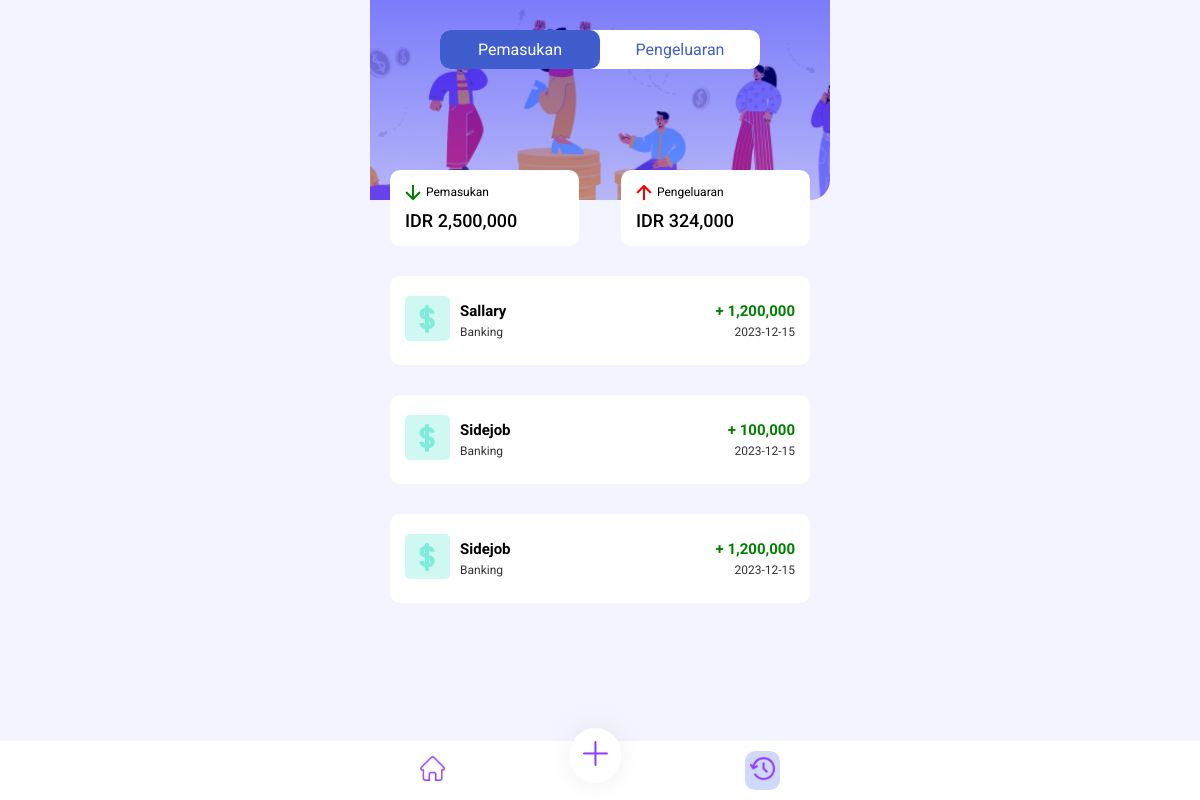
Screenshot of /riwayat_pemasukan.php with the database file from the repository.
### tables this page shows
CREATE TABLE `tb_pemasukan` (
  `id_pemasukan` int(4) NOT NULL,
  `sumber` varchar(50) NOT NULL,
  `id_dana` int(4) NOT NULL,
  `penghasilan` int(11) NOT NULL,
  `tanggal` date NOT NULL
);

CREATE TABLE `tb_dana` (
  `id_dana` int(4) NOT NULL,
  `id_user` int(4) NOT NULL,
  `category` varchar(100) NOT NULL,
  `vendor` varchar(100) NOT NULL,
  `saldo` int(11) NOT NULL
);

### riwayat_pemasukan.php (the view, shortened to what this page needs)
<!DOCTYPE html>
<html lang="en">
<head>
    <link rel="stylesheet" href="./src/style/style.css" />
    <link rel="stylesheet" href="./src/style/style-riwayat.css">
</head>
<body>
    <header>
        <div class="toogle">
            <div class="pemasukan active">
                <a href="riwayat_pemasukan.php">Pemasukan</a>
            </div>
            <div class="pengeluaran">
                <a href="riwayat_pengeluaran.php">Pengeluaran</a>
            </div>
        </div>
    </header>
    <main>
        <?php
        include 'koneksi.php';
        $query = 'SELECT * FROM tb_pemasukan ORDER BY id_pemasukan DESC';
        $hasil = mysqli_query($conn, $query);
        $query_join = mysqli_query($conn, "SELECT category FROM tb_dana INNER JOIN tb_pemasukan USING(id_dana)");
        $cek = mysqli_fetch_assoc($query_join);
        $query_total_saldo = "SELECT SUM(penghasilan) AS total_saldo FROM tb_pemasukan";
        $result_total_saldo = mysqli_query($conn, $query_total_saldo);
        $row_total_saldo = mysqli_fetch_assoc($result_total_saldo);
        $query_total_pengeluaran = "SELECT SUM(total) AS total_saldo_pengeluaran FROM tb_pengeluaran";
        $result_total_saldo = mysqli_query($conn, $query_total_pengeluaran);
        $row_total_pengeluaran = mysqli_fetch_assoc($result_total_saldo);
        ?>
        <div class="pemasukanKeluaran">
            <div class="cardPemasukan">
                <div class="titleCardPemasukan">
                    <img src="./src/image/Arrow 1.png" alt="">
                    <p>Pemasukan</p>
                </div>
                <div class="jmlhPemasukan">
                    <h2>IDR <?= number_format($row_total_saldo['total_saldo']) ?></h2>
                </div>
            </div>
            <div class="cardPemasukan">
                <div class="titleCardPemasukan">
                    <img src="./src/image/Arrow 2.png" alt="">
                    <p>Pengeluaran</p>
                </div>
                <div class="jmlhPemasukan">
                    <h2>IDR <?= number_format($row_total_pengeluaran['total_saldo_pengeluaran']) ?></h2>
                </div>
            </div>
        </div>
        <?php
        while ($data = mysqli_fetch_assoc($hasil)) {
        ?>
            <div class="container">
                <div class="transaksiTerbaru transaksi">
                    <div class="contenTransaksiTerbaru">
                        <div class="cardTransaksiTerbaru">
                            <div class="titleCardTransaksi">
                                <div class="transaksiIcon">
                                    <img src="./src/image/sallary.png" alt="food icon" />
                                </div>
                                <div class="titleTransaksi">
                                    <h3><?= $data['sumber'] ?></h3>
                                    <p><?= $cek['category'] ?></p>
                                </div>
                            </div>
                            <div class="hargaBrng">
                                <h3 style="color: green;">+ <?= number_format($data['penghasilan']) ?></h3>
                                <p><?= $data['tanggal'] ?></p>
                            </div>
                        </div>
                    </div>
                </div>
            </div>
        <?php
        } ?>
    </main>
    <footer>
        <div class="containerFooterNavbar">
            <div class="homeicon">
                <a href="index.php"><img src="./src/image/homeIcon.png" alt="home" /></a>
            </div>
            <div class="createIcon">
                <a href="buat_transaksi.php"><img src="./src/image/createIcon.png" alt="create" /></a>
            </div>
            <div class="historyIcon active">
                <a href="riwayat_pengeluaran.php"><img src="./src/image/historyIcon.png" alt="history" /></a>
            </div>
        </div>
    </footer>
</body>
</html>

### src/style/style.css (style rules this page uses)
* { font-family: 'Roboto'; padding: 0; margin: 0; box-sizing: border-box; transition: all 0.5s; }
body { max-width: 460px; margin: auto; background-color: rgb(244, 244, 255); }
header { height: 200px; background-image: url(../image/background.png); background-size: cover; background-repeat: no-repeat; border-radius: 0 0 20px 0; }
main .transaksiTerbaru { padding: 0 20px; }
main .transaksiTerbaru .titleCardTransaksi { display: flex; align-items: center; }
main .transaksiTerbaru .contenTransaksiTerbaru .cardTransaksiTerbaru { padding: 20px 15px; display: flex; justify-content: space-between; background-color: white; border-radius: 10px; align-items: center; margin-bottom: 20px; }
main .titleTransaksi { flex-direction: column; margin-left: 10px; }
main .contenTransaksiTerbaru .cardTransaksiTerbaru .hargaBrng p { font-size: 12px; text-align: end; opacity: 0.8; }
main .titleTransaksi h3 { font-size: 15px; margin-bottom: 5px; }
main .titleTransaksi p { font-size: 12px; opacity: 0.8; }
main .hargaBrng h3 { font-size: 15px; margin-bottom: 5px; }
footer { position: fixed; bottom: 0; left: 0; right: 0; background-color: white; }
footer .containerFooterNavbar { max-width: 460px; margin: auto; padding: 10px 50px; display: flex; justify-content: space-between; align-items: center; }
footer .createIcon { padding: 13px; background-color: white; border-radius: 50px; margin-top: -30px; box-shadow: 0 0 25px rgba(182, 182, 182, 0.2); }
footer .active { padding: 5px; background-color: #D0D9F9; border-radius: 10px; }
.containerFooterNavbar img { width: 25px; }
main .container { margin-top: 30px; }

### src/style/style-riwayat.css (style rules this page uses)
* { transition: all 0.5s; }
a { text-decoration: none; color: #3f5dcd; }
header { padding-top: 30px; }
.toogle { margin: 0 70px; display: flex; align-items: center; text-align: center; justify-content: center; background-color: white; border-radius: 10px; }
.pemasukan, .pengeluaran { width: 100%; padding: 10px 20px; }
.active { background-color: #3f5dcd; border-radius: 10px; }
.active a { color: white; }
main .pemasukanKeluaran { padding: 0 20px; margin-top: -30px; display: flex; justify-content: space-between; }
main .cardPemasukan { width: 45%; padding: 15px 0; padding-left: 15px; background-color: #ffffff; border-radius: 10px; }
main .titleCardPemasukan { display: flex; gap: 5px; }
main .titleCardPemasukan p { font-size: 12px; color: #000000; opacity: 1; }
main .titleCardPemasukan img { height: 15px; }
main .cardPemasukan .jmlhPemasukan h2 { margin-top: 10px; font-size: 18px; opacity: 1; color: #000000; font-weight: 500; }

### riwayat_pemasukan.php (style rules this page uses)
main { margin-bottom: 100px; }

### rows the page displays
tb_pemasukan: sumber "Sallary", id_dana.category "Banking", penghasilan "1,200,000", tanggal "2023-12-15"
tb_pemasukan: sumber "Sidejob", id_dana.category "Banking", penghasilan "100,000", tanggal "2023-12-15"
tb_pemasukan: sumber "Sidejob", id_dana.category "Banking", penghasilan "1,200,000", tanggal "2023-12-15"

### other values shown
$row_total_saldo['total_saldo'] "2,500,000"
$row_total_pengeluaran['total_saldo_pengeluaran'] "324,000"
